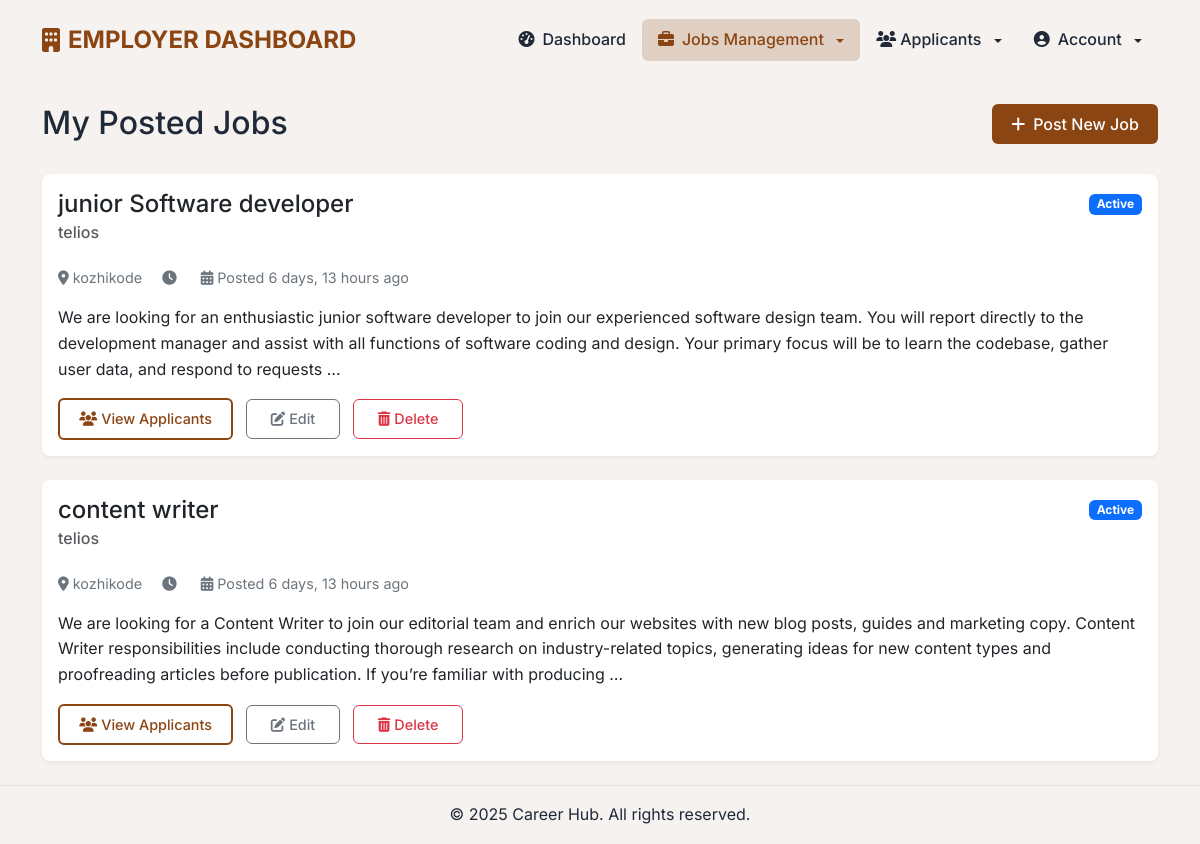
Screenshot of /employer/dashboard/jobs/ (signed in) with the database file from the repository.
### jobsapp/models.py (models this page shows, shortened)
class Job(models.Model):
    user = models.ForeignKey(User, on_delete=models.CASCADE)
    title = models.CharField(max_length=300)
    description = models.TextField()
    location = models.CharField(max_length=150)
    type = models.CharField(choices=JOB_TYPE, max_length=10)
    category = models.CharField(max_length=100)
    last_date = models.DateTimeField()
    company_name = models.CharField(max_length=100)
    company_description = models.CharField(max_length=300)
    website = models.CharField(max_length=100, default="")
    created_at = models.DateTimeField(default=timezone.now)
    filled = models.BooleanField(default=False)

### jobsapp/views/employer.py (the view)
# urls.py: path('jobs/', EmployerJobsView.as_view(), name='employer-jobs'),
class EmployerJobsView(LoginRequiredMixin, EmployerRequiredMixin, ListView):
    model = Job
    template_name = 'jobs/employer/employer_jobs.html'
    context_object_name = 'jobs'
    def get_queryset(self):
        return self.model.objects.filter(user_id=self.request.user.id).order_by('-created_at')

### jobsapp/views/employer.py (called while the page is built)
    def test_func(self):
        return self.request.user.role == 'employer'

### templates/jobs/employer/employer_jobs.html (shortened to what this page needs)
{% extends 'employer/base.html' %}
{% load static %}
{% block content %}
<div class="container mt-4">
    <div class="row mb-4">
        <div class="col">
            <h2>My Posted Jobs</h2>
        </div>
        <div class="col text-end">
            <a href="{% url 'jobs:employer-jobs-create' %}" class="btn btn-primary">
                <i class="fas fa-plus me-2"></i>Post New Job
            </a>
        </div>
    </div>
    <div class="row">
        {% for job in jobs %}
        <div class="col-12 mb-4">
            <div class="card job-card">
                <div class="card-body">
                    <div class="d-flex justify-content-between align-items-start">
                        <div>
                            <h4 class="card-title">{{ job.title }}</h4>
                            <h6 class="card-subtitle mb-2 text-muted">{{ job.company_name }}</h6>
                        </div>
                        <div class="job-status">
                            <span class="badge bg-primary">Active</span>
                        </div>
                    </div>
                    <div class="job-meta mt-3">
                        <span class="me-3"><i class="fas fa-map-marker-alt me-1"></i>{{ job.location }}</span>
                        <span class="me-3"><i class="fas fa-clock me-1"></i>{{ job.job_type }}</span>
                        <span><i class="fas fa-calendar-alt me-1"></i>Posted {{ job.created_at|timesince }} ago</span>
                    </div>
                    <p class="card-text mt-3">{{ job.description|truncatewords:50 }}</p>
                    <div class="job-actions mt-3">
                        <a href="{% url 'jobs:employer-dashboard-applicants' job.id %}" class="btn btn-outline-primary me-2">
                            <i class="fas fa-users me-1"></i>View Applicants
                        </a>
                        <a href="#" class="btn btn-outline-secondary me-2" data-bs-toggle="modal" data-bs-target="#editJobModal{{ job.id }}">
                            <i class="fas fa-edit me-1"></i>Edit
                        </a>
                        <button class="btn btn-outline-danger" data-bs-toggle="modal" data-bs-target="#deleteJobModal{{ job.id }}">
                            <i class="fas fa-trash-alt me-1"></i>Delete
                        </button>
                    </div>
                </div>
            </div>
        </div>
        {% endfor %}
    </div>
</div>
{% endblock %}

### templates/employer/base.html (style rules this page uses)
:root { --primary-color: #8B4513; --secondary-color: #6B3410; --accent-color: #A65D1E; --text-color: #1f2937; --light-bg: #f5f2f0; --success-color: #8B4513; --danger-color: #dc2626; }
body { font-family: 'Inter', sans-serif; color: var(--text-color); line-height: 1.6; min-height: 100vh; display: flex; flex-direction: column; }
.btn { padding: 0.5rem 1.5rem; font-weight: 500; border-radius: 0.375rem; transition: all 0.3s ease; }
.btn-outline-primary { color: var(--primary-color); background-color: transparent; border: 2px solid var(--primary-color); padding: 0.5rem 1.2rem; }
.btn-primary { background-color: var(--primary-color); border: none; color: #fff; padding: 0.5rem 1.2rem; }
.card { border: none; border-radius: 0.5rem; box-shadow: 0 1px 3px rgba(0,0,0,0.1); transition: all 0.3s ease; }

### templates/jobs/employer/employer_jobs.html (style rules this page uses)
.job-card { transition: all 0.3s ease; border: none; box-shadow: 0 2px 4px rgba(0,0,0,0.05); }
.job-meta { color: #6c757d; font-size: 0.9rem; }
.job-actions .btn { font-size: 0.9rem; }

### rows the page displays
Job: title "junior Software developer", company_name "telios", location "kozhikode", created_at "6 days, 13 hours", description "We are looking for an enthusiastic junior software developer to join our experienced software design team. You will report directly to the development manager and assist with all functions of software coding and design. Your primary focus will be to learn the codebase, gather user data, and respond to requests …"
Job: title "content writer", company_name "telios", location "kozhikode", created_at "6 days, 13 hours", description "We are looking for a Content Writer to join our editorial team and enrich our websites with new blog posts, guides and marketing copy. Content Writer responsibilities include conducting thorough research on industry-related topics, generating ideas for new content types and proofreading articles before publication. If you’re familiar with producing …"
